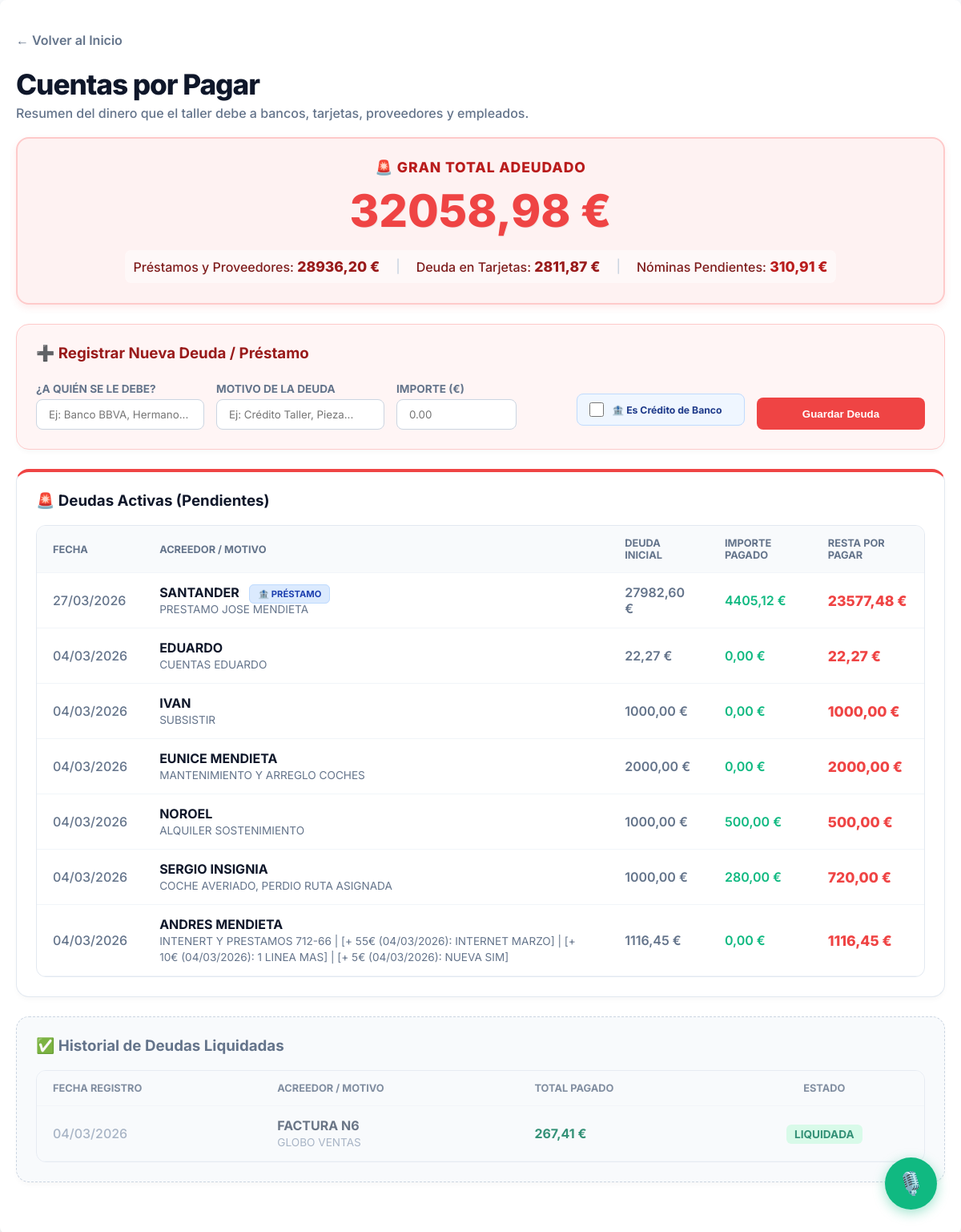
Page /deudas/ (signed in) on the earlier database version.
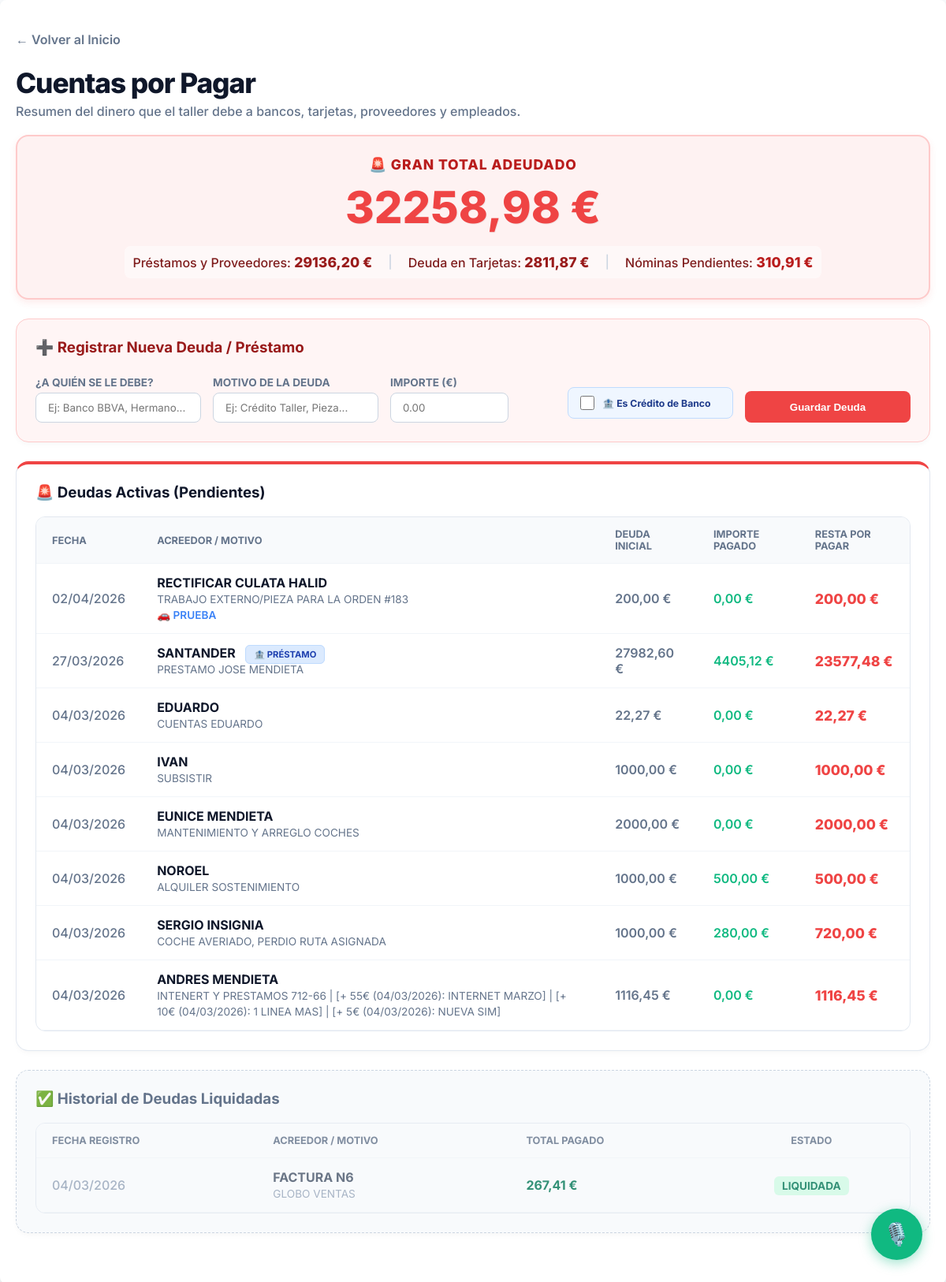
Same page on the later database version.
### taller/models.py (models this page shows, shortened)
class DeudaTaller(models.Model):
    acreedor = models.CharField(max_length=150, help_text="A quién se le debe (Ej: Hermano, Cliente X)")
    motivo = models.CharField(max_length=255)
    importe_inicial = models.DecimalField(max_digits=10, decimal_places=2)
    fecha_creacion = models.DateField(default=timezone.now)
    es_credito_bancario = models.BooleanField(
        default=False,
        help_text="Si se marca, al pagar calculará automáticamente los intereses comparando con el saldo del banco."
    )
    orden = models.ForeignKey(OrdenDeReparacion, on_delete=models.SET_NULL, null=True, blank=True, help_text="Orden de trabajo asociada")
    @property
    def importe_pagado(self):
        total = self.gastos_pagados.aggregate(total=Sum('importe'))['total']
        return total or Decimal('0.00')
    @property
    def importe_pendiente(self):
        return self.importe_inicial - self.importe_pagado
    @property
    def estado(self):
        if self.importe_pendiente <= 0: return "Pagada"
        return "Pendiente"

class OrdenDeReparacion(models.Model):
    ESTADO_CHOICES = [
        ('Recibido', 'Recibido'),
        ('En Diagnostico', 'En Diagnóstico'),
        ('Esperando Autorizacion', 'Esperando Autorización'),
        ('Esperando Piezas', 'Esperando Piezas'),
        ('En Reparacion', 'En Reparación'),
        ('En Pruebas', 'En Pruebas'),
        ('Listo para Recoger', 'Listo para Recoger'),
        ('Entregado', 'Entregado'),
    ]
    vehiculo = models.ForeignKey(Vehiculo, on_delete=models.CASCADE)
    cliente = models.ForeignKey(Cliente, on_delete=models.CASCADE)
    presupuesto_origen = models.ForeignKey('Presupuesto', null=True, blank=True, on_delete=models.SET_NULL)
    problema = models.TextField()
    danos_previos = models.TextField(blank=True, null=True, verbose_name="Daños Previos (Rayones, golpes...)")
    estado = models.CharField(max_length=50, choices=ESTADO_CHOICES, default='Recibido')
    fecha_entrada = models.DateTimeField(default=timezone.now)
    trabajo_interno = models.BooleanField(default=False, verbose_name="Vehículo del Taller")

class Vehiculo(models.Model):
    matricula = models.CharField(max_length=20, unique=True)
    marca = models.CharField(max_length=50)
    modelo = models.CharField(max_length=50)
    kilometraje = models.IntegerField(default=0)
    cliente = models.ForeignKey(Cliente, on_delete=models.CASCADE)

### taller/views.py (the view, shortened to what this page needs)
# urls.py: path('deudas/', views.lista_deudas, name='lista_deudas'),
@login_required
def lista_deudas(request):
    todas_las_deudas = DeudaTaller.objects.all().order_by('-fecha_creacion', '-id')
    deudas_pendientes = [d for d in todas_las_deudas if d.estado == 'Pendiente']
    deudas_pagadas = [d for d in todas_las_deudas if d.estado == 'Pagada']
    total_deudas_normales = sum(d.importe_pendiente for d in deudas_pendientes)
    gastos_t1 = Gasto.objects.filter(metodo_pago='TARJETA_1').aggregate(total=Sum('importe'))['total'] or Decimal('0.00')
    abonos_t1 = Ingreso.objects.filter(metodo_pago='TARJETA_1').aggregate(total=Sum('importe'))['total'] or Decimal('0.00')
    deuda_t1 = gastos_t1 - abonos_t1
    gastos_t2 = Gasto.objects.filter(metodo_pago='TARJETA_2').aggregate(total=Sum('importe'))['total'] or Decimal('0.00')
    abonos_t2 = Ingreso.objects.filter(metodo_pago='TARJETA_2').aggregate(total=Sum('importe'))['total'] or Decimal('0.00')
    deuda_t2 = gastos_t2 - abonos_t2
    total_tarjetas = deuda_t1 + deuda_t2
    total_deuda_nominas = Decimal('0.00')
    empleados_taller = Empleado.objects.all()
    hoy_date = timezone.now().date()
    for emp in empleados_taller:
        dias_pendientes = Asistencia.objects.filter(
            empleado=emp, pagado=False, hora_salida__isnull=False
        ).values('fecha').distinct().count()
        if emp.es_sueldo_fijo:
            dias_laborables_mes = obtener_dias_laborables_mes(hoy_date)
            sueldo_bruto = Decimal(dias_pendientes) * (emp.sueldo_fijo_mensual / dias_laborables_mes)
        else:
            sueldo_bruto = dias_pendientes * emp.sueldo_por_dia
        adelantos_pendientes = AdelantoSueldo.objects.filter(empleado=emp, liquidado=False)
        total_adelantos = sum(a.importe for a in adelantos_pendientes)
        neto_a_pagar = sueldo_bruto - total_adelantos
        if neto_a_pagar > 0:
            total_deuda_nominas += neto_a_pagar
    gran_total_deuda = total_deudas_normales + total_tarjetas + total_deuda_nominas
    context = {
        'deudas_pendientes': deudas_pendientes,
        'deudas_pagadas': deudas_pagadas,
        'gran_total_deuda': gran_total_deuda,
        'total_deudas_normales': total_deudas_normales,
        'total_tarjetas': total_tarjetas,
        'total_deuda_nominas': total_deuda_nominas # Pasamos la nueva variable al HTML
    }
    return render(request, 'taller/lista_deudas.html', context)

### taller/views.py (called while the page is built)
def obtener_dias_laborables_mes(fecha):
    dias_en_mes = calendar.monthrange(fecha.year, fecha.month)[1]
    dias_laborables = 0
    for dia in range(1, dias_en_mes + 1):
        if calendar.weekday(fecha.year, fecha.month, dia) < 5:
            dias_laborables += 1
    return Decimal(str(dias_laborables))

### taller/templates/taller/lista_deudas.html (shortened to what the changed rows need)
<!DOCTYPE html>
{% load static %}
<html lang="es">
<head>
    <link rel="stylesheet" href="{% static 'taller/css/main.css' %}">
    <link rel="stylesheet" href="{% static 'taller/css/responsive.css' %}">
</head>
<body>
    <div class="container">
        <div style="margin-bottom: 20px;">
            <h1 class="header-title">Cuentas por Pagar</h1>
        </div>
        <div class="summary-grid">
            <div class="total-card">
                <h4>🚨 Gran Total Adeudado</h4>
                <p class="amount">{{ gran_total_deuda|floatformat:2 }} €</p>
                <div style="text-align: center;">
                    <div class="total-breakdown">
                        <span>Préstamos y Proveedores: <b>{{ total_deudas_normales|floatformat:2 }} €</b></span>
                    </div>
                </div>
            </div>
        </div>
        <div class="section-panel" style="border-top: 4px solid #ef4444;">
            <div style="overflow-x: auto;">
                <table class="table-modern">
                    <thead>
                        <tr>
                            <th>Fecha</th>
                            <th>Acreedor / Motivo</th>
                            <th class="money-col">Deuda Inicial</th>
                            <th class="money-col">Importe Pagado</th>
                            <th class="money-col">Resta por Pagar</th>
                        </tr>
                    </thead>
                    <tbody>
                        {% for deuda in deudas_pendientes %}
                        <tr onclick="window.location.href='{% url 'detalle_deuda' deuda.id %}'" style="cursor: pointer; transition: background 0.2s;" onmouseover="this.style.backgroundColor='#f8fafc'" onmouseout="this.style.backgroundColor='transparent'">
                            <td style="color: #64748b; font-weight: 500;">{{ deuda.fecha_creacion|date:"d/m/Y" }}</td>
                            <td>
                                <strong style="color: #0f172a;">{{ deuda.acreedor }}</strong>
                                {% if deuda.es_credito_bancario %}
                                    <span class="badge badge-banco">🏦 PRÉSTAMO</span>
                                {% endif %}
                                <br>
                                <span style="color: #64748b; font-size: 0.85em;">{{ deuda.motivo }}</span>
                                {% if deuda.orden %}
                                    <br><a href="{% url 'detalle_orden' deuda.orden.id %}" style="font-size: 0.85em; color: #3b82f6; text-decoration: none; font-weight: 600;">🚗 {{ deuda.orden.vehiculo.matricula }}</a>
                                {% endif %}
                            </td>
                            <td class="money-col" style="color: #64748b;">{{ deuda.importe_inicial|floatformat:2 }} €</td>
                            <td class="money-col" style="color: #10b981;">{{ deuda.importe_pagado|floatformat:2 }} €</td>
                            <td class="money-col" style="color: #ef4444; font-weight: 800; font-size: 1.1em;">
                                {{ deuda.importe_pendiente|floatformat:2 }} €
                            </td>
                        </tr>
                        {% endfor %}
                    </tbody>
                </table>
            </div>
        </div>
        {% if deudas_pagadas %}
        <div class="section-panel" style="background: #f8fafc; border: 1px dashed #cbd5e1;">
            <div style="overflow-x: auto;">
                <table class="table-modern" style="opacity: 0.8;">
                    <thead>
                        <tr>
                            <th>Fecha Registro</th>
                            <th>Acreedor / Motivo</th>
                            <th class="money-col">Total Pagado</th>
                            <th style="text-align: center;">Estado</th>
                        </tr>
                    </thead>
                    <tbody>
                        {% for deuda in deudas_pagadas %}
                        <tr onclick="window.location.href='{% url 'detalle_deuda' deuda.id %}'" style="cursor: pointer; transition: background 0.2s;" onmouseover="this.style.backgroundColor='#ffffff'" onmouseout="this.style.backgroundColor='transparent'">
                            <td style="color: #94a3b8; font-weight: 500;">{{ deuda.fecha_creacion|date:"d/m/Y" }}</td>
                            <td>
                                <strong style="color: #475569;">{{ deuda.acreedor }}</strong>
                                <br>
                                <span style="color: #94a3b8; font-size: 0.85em;">{{ deuda.motivo }}</span>
                            </td>
                            <td class="money-col" style="color: #047857; font-weight: 700;">{{ deuda.importe_inicial|floatformat:2 }} €</td>
                            <td style="text-align: center;">
                                <span class="badge badge-pagada">LIQUIDADA</span>
                            </td>
                        </tr>
                        {% endfor %}
                    </tbody>
                </table>
            </div>
        </div>
        {% endif %}
    </div> {% include 'taller/widget_ia.html' %}
</body>
</html>

Differences in the rows shown:
added DeudaTaller: fecha_creacion "02/04/2026", acreedor "RECTIFICAR CULATA HALID", motivo "TRABAJO EXTERNO/PIEZA PARA LA ORDEN #183", orden.vehiculo.matricula "PRUEBA", importe_inicial "200,00", importe_pagado "0,00", importe_pendiente "200,00", shown under "🚨 Deudas Activas (Pendientes)"
Other differences:
{{ gran_total_deuda|floatformat:2 }}: "32058,98" → "32258,98"
{{ total_deudas_normales|floatformat:2 }}: "28936,20" → "29136,20"
